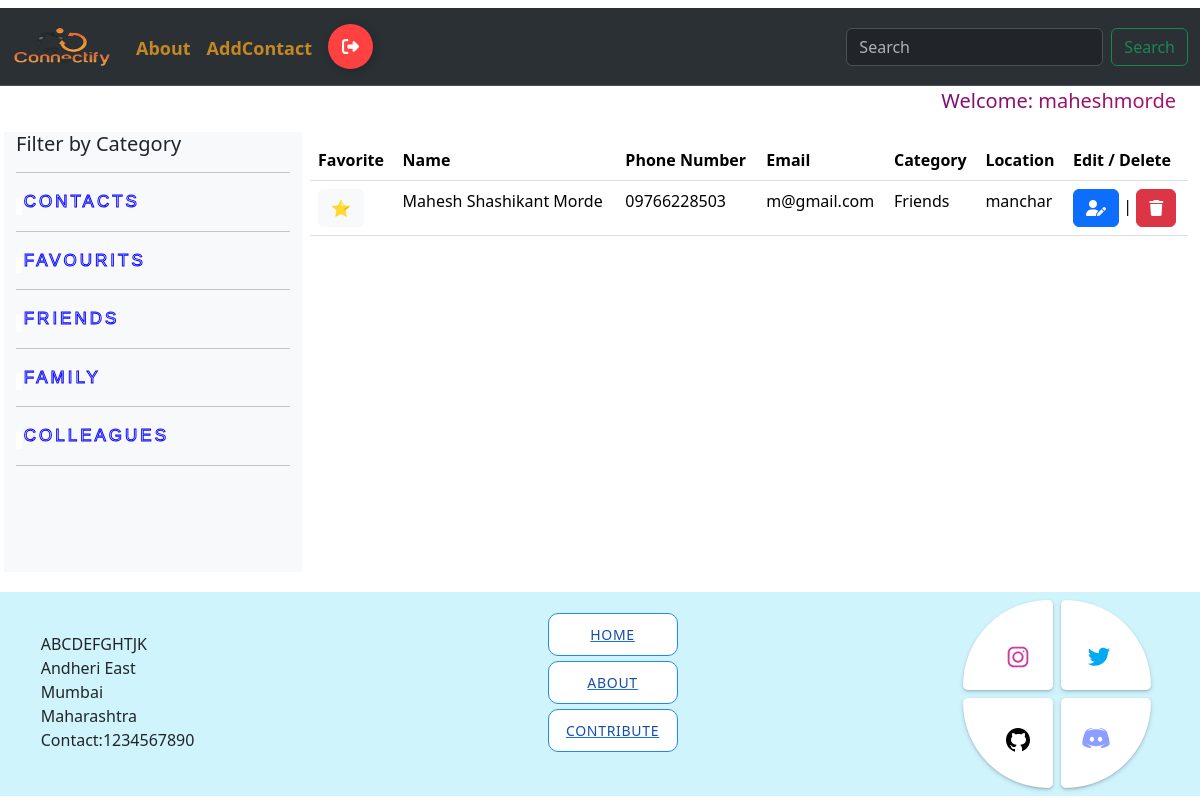
The page /send/1 (signed in) on the database its author committed.
### connect/models.py (models this page shows, shortened)
class Contact(models.Model):
    cat_choice = [
        (1, "Friends"),
        (2, "Family"),
        (3, "Office")
    ]
    name = models.CharField(max_length=255, verbose_name="Name")
    phone_number = models.CharField(max_length=20, verbose_name="Phon Number")
    email = models.EmailField()
    addtoFva = models.BooleanField(default=False)
    category = models.IntegerField(choices=cat_choice, blank=True)
    location = models.CharField(max_length=255)
    uname = models.CharField(max_length=255)

### connect/views.py (the view)
# urls.py: path("send/<cid>",views.Filter_Contact),
def Filter_Contact(request, cid):
    context = {}
    if cid == '1':
        contact = Contact.objects.filter(category="1").filter(uname=request.user.username)
    elif cid == '2':
        contact = Contact.objects.filter(category="2").filter(uname=request.user.username)
    elif cid == '3':
        contact = Contact.objects.filter(category="3").filter(uname=request.user.username)
    elif cid == 'fav':
        contact = Contact.objects.filter(addtoFva=True).filter(uname=request.user.username)
    context['contact'] = contact
    return render(request, "home.html", context)

### connect/templates/home.html (shortened to what this page needs)
{% extends "base.html" %}
{% block 'main' %}
<head>
</head>
<div class="row p-3">
    <div class="col-md-3 bg-light" style="min-height: 55vh; max-height: auto;">
        <h5>
            Filter by Category
        </h5>
        <hr>
        <a href="/home"><button class="button" data-text="Awesome">
            <span class="actual-text">&nbsp;Contacts&nbsp;</span>
            <span aria-hidden="true" class="hover-text">&nbsp;Contacts&nbsp;</span>
        </button></a> <hr>
        <a href="../../send/fav"><button class="button" data-text="Awesome">
            <span class="actual-text">&nbsp;Favourits&nbsp;</span>
            <span aria-hidden="true" class="hover-text">&nbsp;Favourits&nbsp;</span>
        </button></a> <hr>
        <a href="../../send/1"><button class="button" data-text="Awesome">
            <span class="actual-text">&nbsp;Friends&nbsp;</span>
            <span aria-hidden="true" class="hover-text">&nbsp;Friends&nbsp;</span>
        </button></a> <hr>
        <a href="../../send/2"><button class="button" data-text="Awesome">
            <span class="actual-text">&nbsp;Family&nbsp;</span>
            <span aria-hidden="true" class="hover-text">&nbsp;Family&nbsp;</span>
        </button></a> <hr>
        <a href="../../send/3"><button class="button" data-text="Awesome">
            <span class="actual-text">&nbsp;Colleagues&nbsp;</span>
            <span aria-hidden="true" class="hover-text">&nbsp;Colleagues&nbsp;</span>
        </button></a> <hr>
    </div>
    <div class="col-md-9 p-2">
        <table class="table">
            <thead>
                <tr>
                    <th>Favorite</th>
                    <th>Name</th>
                    <th>Phone Number</th>
                    <th>Email</th>
                    <th>Category</th>
                    <th>Location</th>
                    <th>Edit / Delete</th>
                </tr>
            </thead>
            <tbody>
                {% for c in contact %}
                    <tr>
                        <td>
                            {% if c.addtoFva %}
                                <button class="btn btn-light toggle-favorite" data-contact-id="{{ c.id }}">❤️</button>
                            {% else %}
                                <button class="btn btn-light toggle-favorite" data-contact-id="{{ c.id }}">⭐️</button>
                            {% endif %}
                        </td>
                        <td>{{ c.name }}</td>
                        <td>{{ c.phone_number }}</td>
                        <td>{{ c.email }}</td>
                        <td>{{ c.get_category_display }}</td>
                        <td>{{ c.location }}</td>
                        <td>
                            <a href="../edit_contact/{{c.id}}" ><button class="btn btn-primary"><i class="fa-solid fa-user-pen"></i></button></a> |
                            <a href="../delete_contact/{{c.id}}" ><button class="btn btn-danger"><i class="fa-solid fa-trash"></i></button></a>
                        </td>
                    </tr>
                {% endfor %}
            </tbody>
        </table>
    </div>
</div>
{% endblock 'main' %}

### connect/templates/header.html (shortened to what this page needs)
{% load static %}
<!DOCTYPE html>
<html lang="en">
<head>
    <link rel = "stylesheet" href="{% static 'css/bootstrap.min.css' %}">
    <link rel="stylesheet" href="https://cdn.jsdelivr.net/npm/bootstrap-icons@1.11.2/font/bootstrap-icons.min.css">
    <link rel="stylesheet" href="https://cdnjs.cloudflare.com/ajax/libs/font-awesome/6.0.0/css/all.min.css"
/>
</head>
<body>
  <div class="con">
    <div class="row">
        <div class="col-md-12 mt-2">
            <nav class="navbar navbar-expand-lg bg-body-tertiary navbar bg-dark border-bottom border-body" data-bs-theme="dark">
                <div class="container-fluid">
                  <a class="navbar-brand" href="/home"><img src="{% static 'images/app_crop_logo.png' %}" style="height: 40px; width: 100px;"></a>
                  <div class="collapse navbar-collapse" id="navbarSupportedContent">
                    <ul class="navbar-nav me-auto mb-2 mb-lg-0">
                      <li class="nav-item">
                        <a class="nav-link" href="{% url 'about' %}" style="font-weight: bold; font-size: large; margin-top: 11px; color: #c38822;">About</a>
                      </li>
                    <li class="nav-item">
                      <a class="nav-link" href="{% url 'add_contact' %}" style="font-weight: bold; font-size: large; margin-top: 11px; color: #c38822;">AddContact</a>
                    </li>
                    {% if user.is_authenticated %}
                    <li class="nav-item">
                      <a class="nav-link" href="/logout">
                        <button class="Btn-logout">
                          <div class="sign"></div>
                        </button>
                      </a>
                    </li>
                    {% endif %}
                    </ul>
                    <form class="d-flex" role="search" method="get" action="{% url 'search_contact' %}">
                      <input class="form-control me-2" name="searchfield" type="search" placeholder="Search" aria-label="Search">
                      <button class="btn btn-outline-success" type="submit">Search</button>
                    </form>
                  </div>
                </div>
              </nav>
        </div>
    </div>
</div>
<a style="margin-right: 2%; text-align: right; display: block; margin-left: auto;" class="animate-charcter">Welcome: {{ request.user.username }}</a>
</body>
</html>

### connect/templates/header.html (style rules this page uses)
.animate-charcter { background-image: linear-gradient( -225deg, #231557 0%, #44107a 29%, #ff1361 67%, #fff800 100% ); background-size: auto auto; background-clip: border-box; background-size: 200% auto; color: #fff; background-clip: text; -webkit-text-fill-color: transparent; -webkit-background-clip: text; -webkit-text-fill-color: transparent; animation: textclip 2s linear infinite; display: inline-block; font-size: 20px; }
.Btn-logout { display: flex; align-items: center; justify-content: flex-start; width: 45px; height: 45px; border: none; border-radius: 50%; cursor: pointer; position: relative; overflow: hidden; transition-duration: .3s; box-shadow: 2px 2px 10px rgba(0, 0, 0, 0.199); background-color: rgb(255, 65, 65); }
.sign { width: 100%; transition-duration: .3s; display: flex; align-items: center; justify-content: center; }
.sign svg { width: 17px; }

### connect/templates/home.html (style rules this page uses)
.button { margin: 0; height: auto; background: transparent; padding: 0; border: none; cursor: pointer; }
.button { --border-right: 6px; --text-stroke-color: rgba(4, 0, 255, 0.965); --animation-color: #ffffff; --fs-size: 2em; letter-spacing: 3px; text-decoration: none; font-size: var(--fs-size); font-family: "Arial"; position: relative; text-transform: uppercase; color: transparent; -webkit-text-stroke: 1px var(--text-stroke-color); font-size: 17px }
.hover-text { position: absolute; box-sizing: border-box; content: attr(data-text); color: var(--animation-color); width: 0%; inset: 0; border-right: var(--border-right) solid var(--animation-color); overflow: hidden; transition: 0.5s; -webkit-text-stroke: 1px var(--animation-color); margin-top:9px; }

### rows shown on the page
Contact: name "Mahesh Shashikant Morde", phone_number "09766228503", email "m@gmail.com", category "Friends", location "manchar"

### other values the page prints
{{ request.user.username }} "maheshmorde"
